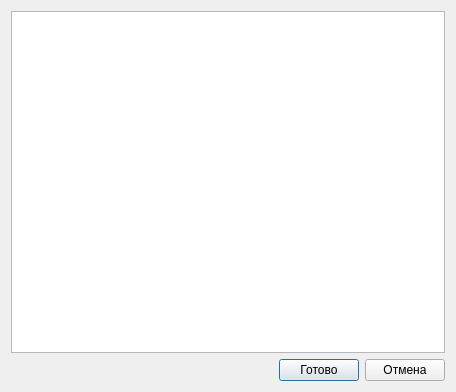
<?xml version="1.0" encoding="UTF-8"?>
<ui version="4.0">
 <class>RscSelectDialog</class>
 <widget class="QDialog" name="RscSelectDialog">
  <property name="geometry">
   <rect>
    <x>0</x>
    <y>0</y>
    <width>456</width>
    <height>392</height>
   </rect>
  </property>
  <property name="windowTitle">
   <string>Выбор классификатора</string>
  </property>
  <layout class="QVBoxLayout" name="verticalLayout">
   <item>
    <widget class="QTableView" name="tableView">
     <property name="editTriggers">
      <set>QAbstractItemView::NoEditTriggers</set>
     </property>
     <property name="selectionMode">
      <enum>QAbstractItemView::SingleSelection</enum>
     </property>
     <property name="selectionBehavior">
      <enum>QAbstractItemView::SelectRows</enum>
     </property>
     <attribute name="horizontalHeaderStretchLastSection">
      <bool>true</bool>
     </attribute>
     <attribute name="verticalHeaderVisible">
      <bool>false</bool>
     </attribute>
    </widget>
   </item>
   <item>
    <layout class="QHBoxLayout" name="horizontalLayout">
     <item>
      <spacer name="horizontalSpacer">
       <property name="orientation">
        <enum>Qt::Horizontal</enum>
       </property>
       <property name="sizeHint" stdset="0">
        <size>
         <width>40</width>
         <height>20</height>
        </size>
       </property>
      </spacer>
     </item>
     <item>
      <widget class="QPushButton" name="pbAccept">
       <property name="text">
        <string>Готово</string>
       </property>
      </widget>
     </item>
     <item>
      <widget class="QPushButton" name="pbReject">
       <property name="text">
        <string>Отмена</string>
       </property>
      </widget>
     </item>
    </layout>
   </item>
  </layout>
 </widget>
 <resources/>
 <connections>
  <connection>
   <sender>pbAccept</sender>
   <signal>clicked()</signal>
   <receiver>RscSelectDialog</receiver>
   <slot>accept()</slot>
   <hints>
    <hint type="sourcelabel">
     <x>320</x>
     <y>359</y>
    </hint>
    <hint type="destinationlabel">
     <x>178</x>
     <y>352</y>
    </hint>
   </hints>
  </connection>
  <connection>
   <sender>pbReject</sender>
   <signal>clicked()</signal>
   <receiver>RscSelectDialog</receiver>
   <slot>reject()</slot>
   <hints>
    <hint type="sourcelabel">
     <x>433</x>
     <y>372</y>
    </hint>
    <hint type="destinationlabel">
     <x>225</x>
     <y>358</y>
    </hint>
   </hints>
  </connection>
 </connections>
</ui>
